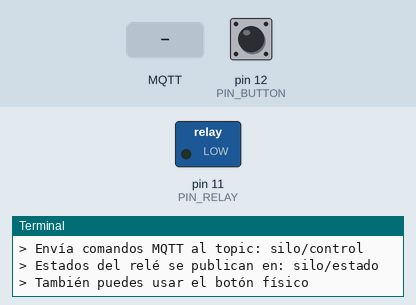
Recording of a program running on a simulated Raspberry Pi (header pin numbers). On the bench: switched loads named in the program (green lamp = pin HIGH), the last lines printed to the terminal. Inputs (shaded band) come from the test bench; at power-on: pin 12 (PIN_BUTTON) HIGH. No MQTT or app messages arrive unless stated; threads take turns every 2 ms.

Above: at 1.3 s.
1.4 s: pin 12 (PIN_BUTTON) pulled LOW for 0.15 s
At 2.8 s:
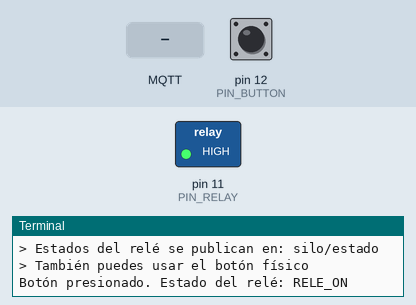
4.5 s: pin 12 (PIN_BUTTON) pulled LOW for 1 s
At 5.3 s:
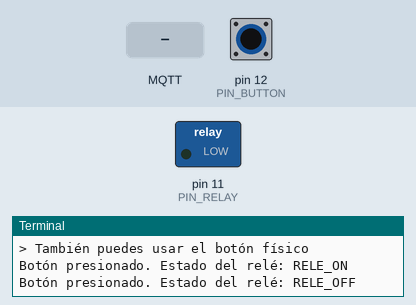
7.0 s: pin 12 (PIN_BUTTON) pulled LOW for 3.2 s
At 8.4 s:
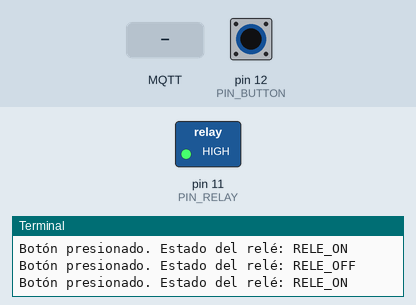
11.7 s: MQTT message "RELE_OFF" arrives on the first subscribed topic
At 13.0 s:
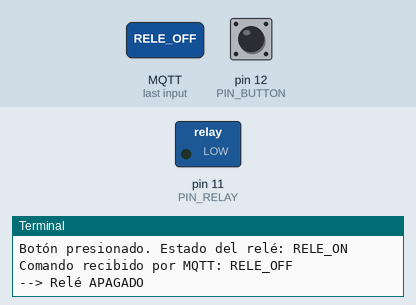
Timing chart, 0 to 14.7 s (numbered marks = the images above; inputs shaded):
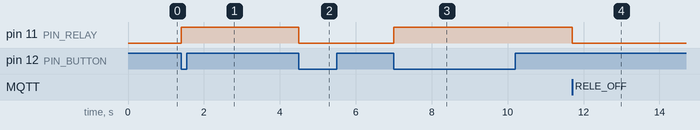

The program:

main.py
```python
import time
import threading
import RPi.GPIO as GPIO
from paho.mqtt.client import Client, CallbackAPIVersion

# pines GPIO
GPIO.setmode(GPIO.BOARD)
PIN_RELAY = 11
PIN_BUTTON = 12

# definir los tipos de pines
GPIO.setup(PIN_RELAY, GPIO.OUT)  # pin del relé
GPIO.setup(PIN_BUTTON, GPIO.IN, pull_up_down=GPIO.PUD_UP)  # botón con resistencia pull-up
GPIO.output(PIN_RELAY, GPIO.LOW)  # relé apagado inicialmente

# configuración MQTT
BROKER = "192.168.1.5"
PORT = 1883
USER = "smillermp"
PASSWORD = "arqui2"
TOPIC_CMD = "silo/control"
TOPIC_STATUS = "silo/estado"

# crear conexion con el broker
client = Client(client_id="pi-zero2", callback_api_version=CallbackAPIVersion.VERSION2)
client.username_pw_set(USER, PASSWORD)

# Variable para controlar el hilo del botón

def lecturaBoton():
    """Función que corre en un hilo separado para leer el botón continuamente"""
    ultimo_estado = GPIO.input(PIN_BUTTON)  # Inicializamos la variable antes del bucle

    while True:
        estado_actual = GPIO.input(PIN_BUTTON)

        # Detectar flanco descendente (botón presionado)
        if ultimo_estado == GPIO.HIGH and estado_actual == GPIO.LOW:
            # Cambiar estado del relé
            GPIO.output(PIN_RELAY, not GPIO.input(PIN_RELAY))
            estado_rele = "RELE_ON" if GPIO.input(PIN_RELAY) else "RELE_OFF"

            # Publicar estado con mensaje retenido
            client.publish(TOPIC_STATUS, estado_rele, retain=True)
            print(f"Botón presionado. Estado del relé: {estado_rele}")

            # Debounce
            time.sleep(0.3)

        ultimo_estado = estado_actual
        time.sleep(0.05)  # Leer cada 50ms


def lecturaComando(comando):
    """Procesar comandos MQTT"""
    if comando == "RELE_ON":
        GPIO.output(PIN_RELAY, GPIO.HIGH)
        client.publish(TOPIC_STATUS, "RELE_ON", retain=True)
        print("--> Relé ENCENDIDO")
    elif comando == "RELE_OFF":
        GPIO.output(PIN_RELAY, GPIO.LOW)
        client.publish(TOPIC_STATUS, "RELE_OFF", retain=True)
        print("--> Relé APAGADO")
    else:
        print("--> Comando no reconocido:", comando)

# Callbacks MQTT
def on_connect(client, userdata, flags, reasonCode, properties=None):
    print("Conectado al broker con código:", reasonCode)
    client.subscribe(TOPIC_CMD)  # escuchar comandos

    # Publicar estado inicial del relé al conectarse
    estado_inicial = "RELE_ON" if GPIO.input(PIN_RELAY) else "RELE_OFF"
    client.publish(TOPIC_STATUS, estado_inicial, retain=True)
    print(f"Estado inicial publicado: {estado_inicial}")

def on_message(client, userdata, msg):
    comando = msg.payload.decode()
    print("Comando recibido por MQTT:", comando)
    lecturaComando(comando)

client.on_connect = on_connect
client.on_message = on_message

# Conectar al broker y empezar el loop
client.connect(BROKER, PORT, 60)
client.loop_start()  # loop en segundo plano para recibir mensajes

# Crear y iniciar el hilo para leer el botón
hilo_boton = threading.Thread(target=lecturaBoton, daemon=True)
hilo_boton.start()

print("Sistema iniciado. Presiona Ctrl+C para salir.")
print("> Envía comandos MQTT al topic:", TOPIC_CMD)
print("> Estados del relé se publican en:", TOPIC_STATUS)
print("> También puedes usar el botón físico")

# Mantener el programa corriendo hasta interrupción
try:
    while True:
        time.sleep(1)  # sleep para no usar CPU innecesariamente
except KeyboardInterrupt:
    print("Cerrando...")
    client.loop_stop()
    GPIO.cleanup()  # Limpiar GPIO al salir
```

Measured:
- after the input at 1.4 s, pin 11 (PIN_RELAY): LOW → HIGH at once
- after the input at 4.5 s, pin 11 (PIN_RELAY): HIGH → LOW at once
- after the input at 7.0 s, pin 11 (PIN_RELAY): LOW → HIGH at once
- after the input at 11.7 s, pin 11 (PIN_RELAY): HIGH → LOW at once
